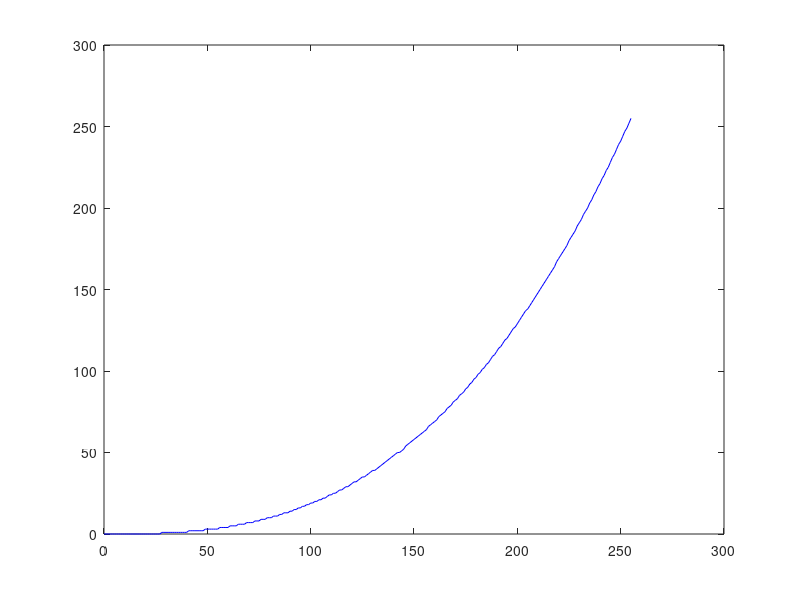
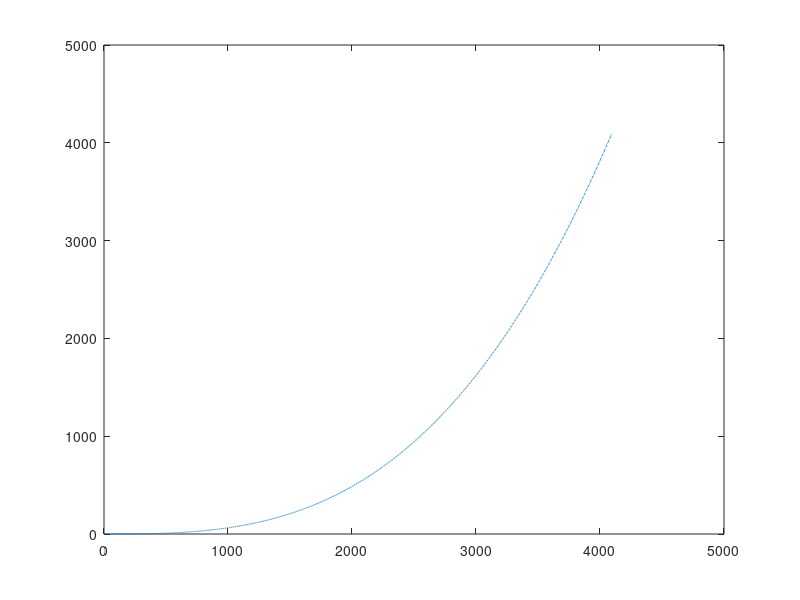

The MATLAB script that drew these images, in order:
clear all;

gamma = {0,  0,  0,  0,  0,  0,  0,  0,  0,  0,  0,  0,  0,  0,  0,  0,0,  0,  0,  0,  0,  0,  0,  0,  0,  0,  0,  0,  1,  1,  1,  1,1,  1,  1,  1,  1,  1,  1,  1,  1,  2,  2,  2,  2,  2,  2,  2,2,  3,  3,  3,  3,  3,  3,  3,  4,  4,  4,  4,  4,  5,  5,  5,5,  6,  6,  6,  6,  7,  7,  7,  7,  8,  8,  8,  9,  9,  9, 10,10, 10, 11, 11, 11, 12, 12, 13, 13, 13, 14, 14, 15, 15, 16, 16,17, 17, 18, 18, 19, 19, 20, 20, 21, 21, 22, 22, 23, 24, 24, 25,25, 26, 27, 27, 28, 29, 29, 30, 31, 32, 32, 33, 34, 35, 35, 36,37, 38, 39, 39, 40, 41, 42, 43, 44, 45, 46, 47, 48, 49, 50, 50,51, 52, 54, 55, 56, 57, 58, 59, 60, 61, 62, 63, 64, 66, 67, 68,69, 70, 72, 73, 74, 75, 77, 78, 79, 81, 82, 83, 85, 86, 87, 89,90, 92, 93, 95, 96, 98, 99,101,102,104,105,107,109,110,112,114,115,117,119,120,122,124,126,127,129,131,133,135,137,138,140,142,144,146,148,150,152,154,156,158,160,162,164,167,169,171,173,175,177,180,182,184,186,189,191,193,196,198,200,203,205,208,210,213,215,218,220,223,225,228,231,233,236,239,241,244,247,249,252,255 };

y = cell2mat(gamma);
x = linspace(0,255,256);

figure(1)
clf
plot(x,y,'b')
%hold on

n=3;
p = polyfit(x,y,n)

x2=linspace(0,4095,4096);
%y_fit = p(1).*x2.^n + p(2).*x2.^(n-1) + p(3).*x2 + p(4);

y_fit = polyval(p,x2);

ratio = y_fit(end)/4095;

gamma_corrected = y_fit/ratio;

gamma_corrected_uint16 = uint16(gamma_corrected);

figure(2)
clf
plot(x2,gamma_corrected_uint16,'-.')

gamma_corrected_uint16_matrix = vec2mat(gamma_corrected_uint16,20);

